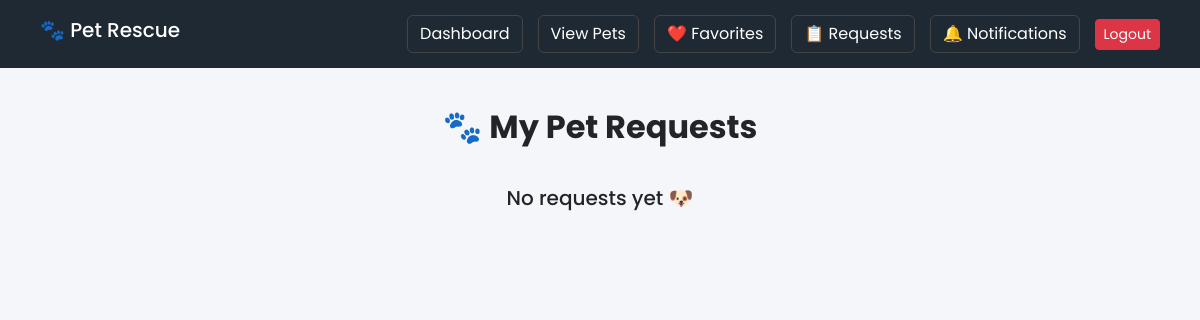
Page /my-requests/ (signed in) on the earlier database version.
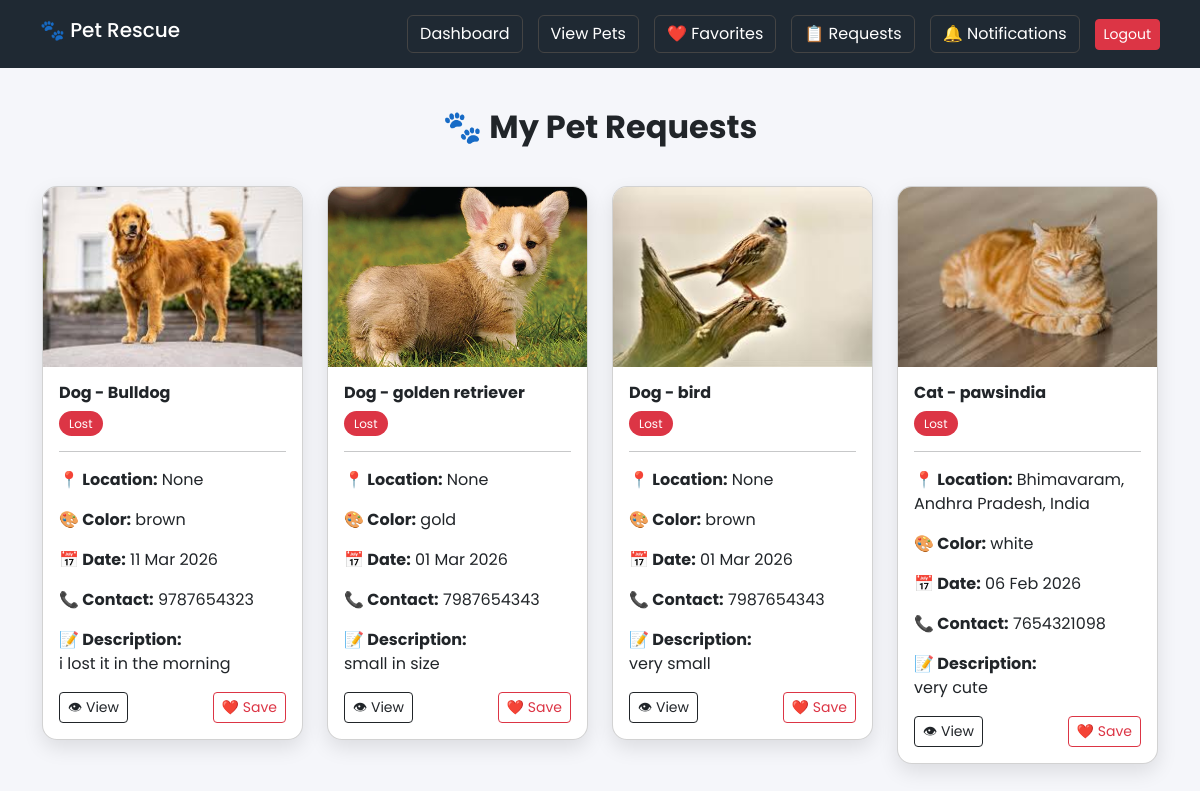
Same page on the later database version.
### pets/models.py (models this page shows, shortened)
class Pet(models.Model):
    PET_TYPES = [
        ('dog', 'Dog'),
        ('cat', 'Cat'),
        ('other', 'Other'),
    ]
    STATUS_CHOICES = [
        ('lost', 'Lost'),
        ('found', 'Found'),
        ('adopted', 'Adopted'),
        ('rescued', 'Rescued'),
    ]
    user = models.ForeignKey(settings.AUTH_USER_MODEL, on_delete=models.CASCADE)
    pet_type = models.CharField(max_length=20, choices=PET_TYPES)
    breed = models.CharField(max_length=100, blank=True, null=True)
    color = models.CharField(max_length=100, blank=True, null=True)
    location = models.CharField(max_length=255, blank=True, null=True)
    latitude = models.FloatField(blank=True, null=True)
    longitude = models.FloatField(blank=True, null=True)
    contact_info = models.CharField(max_length=200, blank=True, null=True)
    description = models.TextField(blank=True)
    image = models.ImageField(upload_to='pets/', null=True, blank=True)
    incident_datetime = models.DateTimeField(blank=True, null=True)
    status = models.CharField(max_length=20, choices=STATUS_CHOICES, default='lost')
    created_at = models.DateTimeField(auto_now_add=True)

### pets/views.py (the view)
# urls.py: path('my-requests/', views.my_requests, name='my_requests'),
@login_required
def my_requests(request):
    pets = Pet.objects.filter(user=request.user)
    return render(request, 'my_requests.html', {'pets': pets})

### templates/my_requests.html (shortened to what this page needs)
{% load static %}
<!DOCTYPE html>
<html>
<head>
<link href="https://cdn.jsdelivr.net/npm/bootstrap@5.3.2/dist/css/bootstrap.min.css" rel="stylesheet">
<link href="https://cdnjs.cloudflare.com/ajax/libs/font-awesome/6.5.0/css/all.min.css" rel="stylesheet">
</head>
<body>
<div class="top-nav">
    <h5>🐾 Pet Rescue</h5>
    <div class="nav-icons">
        <a href="{% url 'dashboard' %}" class="nav-btn">Dashboard</a>
        <a href="{% url 'all_pets' %}" class="nav-btn">View Pets</a>
        <a href="{% url 'favorites' %}" class="nav-btn">
            ❤️ Favorites
        </a>
        <a href="{% url 'my_requests' %}" class="nav-btn">
            📋 Requests
        </a>
        <a href="#" class="nav-btn">
            🔔 Notifications
        </a>
        <form method="POST" action="{% url 'account_logout' %}">
            <button class="btn btn-danger btn-sm">Logout</button>
        </form>
    </div>
</div>
<div class="container">
    <h2 class="section-title">🐾 My Pet Requests</h2>
    <div class="row g-4">
        {% if pets %}
            {% for pet in pets %}
            <div class="col-md-3">
                <div class="card pet-card">
                    {% if pet.image %}
                        <img src="{{ pet.image.url }}" class="pet-img">
                    {% else %}
                        <img src="{% static 'images/default_pet.jpg' %}" class="pet-img">
                    {% endif %}
                    <div class="card-body">
                        <h6 class="fw-bold">
                            {{ pet.pet_type|title }} - {{ pet.breed }}
                        </h6>
                        <span class="status-badge {{ pet.status }}">
                            {{ pet.status|title }}
                        </span>
                        <hr>
                        <p><strong>📍 Location:</strong> {{ pet.location }}</p>
                        <p><strong>🎨 Color:</strong> {{ pet.color }}</p>
                        <p><strong>📅 Date:</strong> {{ pet.incident_datetime|date:"d M Y" }}</p>
                        <p><strong>📞 Contact:</strong> {{ pet.contact_info }}</p>
                        <p>
                            <strong>📝 Description:</strong><br>
                            {{ pet.description|truncatewords:12 }}
                        </p>
                        <div class="d-flex justify-content-between mt-3">
                            <a href="{% url 'pet_detail' pet.id %}"
                               class="btn btn-sm btn-outline-dark">
                                👁 View
                            </a>
                            <a href="{% url 'add_to_favorites' pet.id %}"
                               class="btn btn-sm btn-save">
                                ❤️ Save
                            </a>
                        </div>
                    </div>
                </div>
            </div>
            {% endfor %}
        {% else %}
            <div class="text-center">
                <h5>No requests yet 🐶</h5>
            </div>
        {% endif %}
    </div>
</div>
</body>
</html>

### templates/my_requests.html (style rules this page uses)
body { font-family:'Poppins',sans-serif; background:#f5f6fa; }
.top-nav { display:flex; justify-content:space-between; align-items:center; padding:15px 40px; background:#1f2933; color:white; }
.nav-icons { display:flex; gap:15px; align-items:center; }
.nav-btn { color:white; text-decoration:none; padding:6px 12px; border-radius:6px; border:1px solid #444; }
.section-title { text-align:center; margin:40px 0; font-weight:700; }
.pet-card { border-radius:15px; overflow:hidden; box-shadow:0 8px 20px rgba(0,0,0,0.1); transition:0.3s; background:white; }
.pet-img { height:180px; width:100%; object-fit:cover; }
.status-badge { padding:4px 10px; border-radius:20px; font-size:12px; color:white; }
.lost { background:#dc3545; }
.btn-save { border:1px solid #dc3545; color:#dc3545; }

Differences in the rows shown:
added Pet: image (picture), pet_type "Dog", breed "Bulldog", status "Lost", location "None", color "brown", incident_datetime "11 Mar 2026", contact_info "9787654323", description "i lost it in the morning"
added Pet: image (picture), pet_type "Dog", breed "golden retriever", status "Lost", location "None", color "gold", incident_datetime "01 Mar 2026", contact_info "7987654343", description "small in size"
added Pet: image (picture), pet_type "Dog", breed "bird", status "Lost", location "None", color "brown", incident_datetime "01 Mar 2026", contact_info "7987654343", description "very small"
added Pet: image (picture), pet_type "Cat", breed "pawsindia", status "Lost", location "Bhimavaram, Andhra Pradesh, India", color "white", incident_datetime "06 Feb 2026", contact_info "7654321098", description "very cute"
Other differences:
text no longer shown: "No requests yet 🐶"
